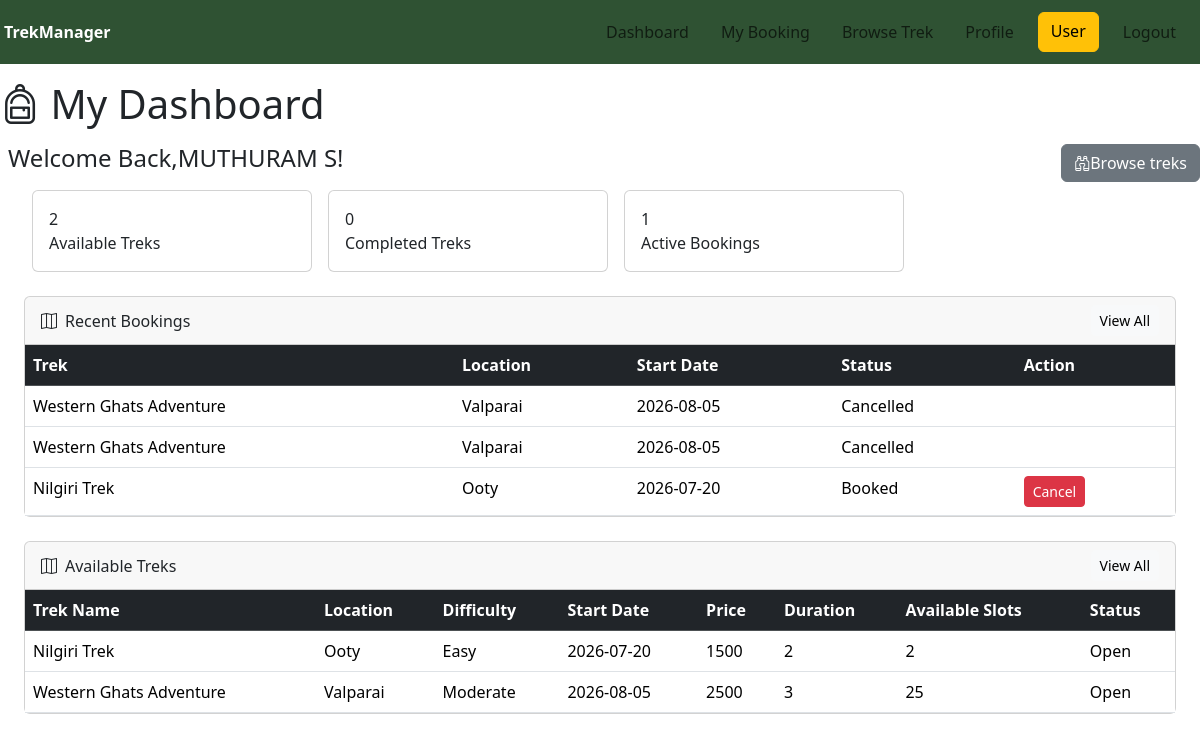
The page /user/dashboard (signed in) on the database its author committed.
### models.py (models this page shows)
class User(db.Model):
    Id=db.Column(db.Integer,primary_key=True)
    Username=db.Column(db.String(100),unique=False,nullable=False)
    Contact=db.Column(db.Integer)
    Email=db.Column(db.String(100),unique=True,nullable=False)
    Password=db.Column(db.String(100),unique=False,nullable=False)
    Role=db.Column(db.String(100),nullable=False)
    Status=db.Column(db.String(100),nullable=False)
    bookings=db.relationship('Book',backref='user')

class Book(db.Model):
    booking_id=db.Column(db.Integer,primary_key=True)
    User_Id=db.Column(db.Integer,db.ForeignKey('user.Id'),nullable=False)
    Trek_Id=db.Column(db.Integer,db.ForeignKey('trek.Trek_Id'),nullable=False)
    Booking_Date=db.Column(db.DateTime,nullable=False,default=dt.now)
    Status=db.Column(db.String(100),nullable=False)

class Trek(db.Model):
    Trek_Id=db.Column(db.Integer,primary_key=True,nullable=False)
    Trek_Name=db.Column(db.String(100),nullable=False)
    Location=db.Column(db.String(100),nullable=False)
    Duration=db.Column(db.Integer,nullable=False)
    Difficulty=db.Column(db.String(100),nullable=False)
    Price=db.Column(db.Integer,nullable=False)
    Total_Slots=db.Column(db.Integer,nullable=False)
    Staff_Id=db.Column(db.Integer,db.ForeignKey('user.Id'),nullable=True)
    Status=db.Column(db.String(100),nullable=False)
    Start_Date=db.Column(db.Date,nullable=False)
    End_Date=db.Column(db.Date,nullable=False)
    Description=db.Column(db.Text,nullable=True)
    bookings=db.relationship('Book',backref='trek')
    Available_Slots=db.Column(db.Integer,nullable=False)
    staff = db.relationship('User', foreign_keys=[Staff_Id])

### routes.py (the view)
@app.route('/user/dashboard')
def user_dashboard():
    if "user_id" not in session:
        flash("Please login first.", "danger")
        return redirect(url_for("login"))
    if session["role"] != "User":
        flash("Access denied.", "danger")
        return redirect(url_for("login"))
    user=User.query.get(session["user_id"])
    Available_trek = Trek.query.filter_by(Status='Open').limit(3).all()
    open_treks_count = Trek.query.filter_by(Status="Open").count()
    book=Book.query.filter_by(User_Id=session['user_id'],Status="Booked").count()
    complete_count=Book.query.filter_by(User_Id=session['user_id'],Status="Completed").count()
    my_bookings = Book.query.filter_by(User_Id=session['user_id']).order_by(Book.booking_id.desc()).all()
    return render_template("user_dashboard.html",current_user=user,book_count=open_treks_count,complete_count=complete_count,booking_count=book,my_bookings=my_bookings,treks=Available_trek)

### templates/user_dashboard.html (shortened to what this page needs)
<!DOCTYPE html>
<html>
    <head>
        <link href="https://cdn.jsdelivr.net/npm/bootstrap@5.3.7/dist/css/bootstrap.min.css" rel="stylesheet">
        <link rel="stylesheet" href="https://cdn.jsdelivr.net/npm/bootstrap-icons@1.11.3/font/bootstrap-icons.min.css">
    </head>
    <body>
        <div class="header 	">
        <div style="background-color:#2F5233;;padding-right:40px;" class="d-flex justify-content-between align-items-center p-1">
            <a class="navbar-brand fw-bold text-white" href="{{ url_for('user_dashboard') }}">TrekManager</a>
        <nav class="navbar navbar-expand-lg " >
        <div class="container-fluid">
            <ul class="navbar-nav flex-row gap-3 mx-auto">
                <li class="nav-item"><a class="nav-link " href="{{url_for('user_dashboard')}}">Dashboard</a></li>
                <li class="nav-item"><a class="nav-link" href="{{url_for('my_bookings')}}">My Booking</a></li>
                <li class="nav-item"><a class="nav-link " href="{{url_for('browse')}}">Browse Trek</a></li>
                <li class="nav-item"><a class="nav-link " href="{{url_for('profile')}}">Profile</a></li>
                <a class="btn btn-warning " >User</a>
                <li class="nav-item"><a class="nav-link" href="{{ url_for('logout') }}">Logout</a></li>
            </ul>
        </div></div>
        </div>
        <div>
        <h1 class="mt-3 mb-3"> <i class="bi bi-backpack"></i> My Dashboard</h1>
        <div class="d-flex">
        <h4 class="ms-2 d-flex">Welcome Back,{{current_user.Username}}!</h4>
        <a href="{{url_for('browse')}}" class="d-flex btn btn-secondary ms-auto mb-2" ><i class="bi bi-binoculars"></i>Browse treks</a>
        </div>
        </div>
<div class="row g-3 ms-4 mb-4">
    <div class="col-sm-6 col-lg-3">
        <div class="card stat-card p-3">
            <div class="stat-number">{{ book_count }}</div>
            <div class="stat-label">Available Treks</div>
        </div>
    </div>
    <div class="col-sm-6 col-lg-3">
        <div class="card stat-card p-3">
            <div class="stat-number">{{ complete_count }}</div>
            <div class="stat-label">Completed Treks</div>
        </div>
    </div>
    <div class="col-sm-6 col-lg-3">
        <div class="card stat-card p-3">
            <div class="stat-number">{{ booking_count }}</div>
            <div class="stat-label">Active Bookings</div>
        </div>
    </div>
</div>
    <div class="card  ms-4 me-4">
        <div class="card-header d-flex justify-content-between align-items-center">
            <span><i class="bi bi-map me-2"></i>Recent Bookings</span>
            <a href="{{url_for('my_bookings')}}" class="btn btn-light btn-sm">View All</a>
        </div>
        <table class="table table-hover mb-0">
            <thead class="table-dark">
                <tr>
                    <th>Trek</th>
                    <th>Location</th>
                    <th>Start Date</th>
                    <th>Status</th>
                    <th>Action</th>
                </tr>
            </thead>
            <tbody>
                {%for i in my_bookings[:3]%}
                <tr>
                <td>
                    {{i.trek.Trek_Name}}
                </td>
                <td>
                    {{i.trek.Location}}
                </td>
                <td>
                    {{i.trek.Start_Date}}
                </td>
                <td>
                    {{i.Status}}
                </td>
                <td>{% if i.Status == 'Booked' %}
                <a href="{{ url_for('cancel_booking', booking_id=i.booking_id) }}" class="btn btn-danger btn-sm" onclick="return confirm('Cancel this booking?')">Cancel</a>
                {% endif %}
                </td>
                </tr>
                {%else%}
                <tr>
                    <td colspan="5">
                        <p div class="text-center">No Treks Booked</p>
                    </td>
                </tr>
                {%endfor%}
            </tbody>
        </table>
    </div>
    <div class="card  ms-4 me-4 mt-4">
        <div class="card-header d-flex justify-content-between align-items-center">
            <span><i class="bi bi-map me-2"></i>Available Treks</span>
            <a href="{{url_for('browse')}}" class="btn btn-light btn-sm">View All</a>
        </div>
        <div class="table-responsive">
        <table class="table table-hover mb-0">
            <thead class="table-dark">
                <tr>
                    <th>Trek Name</th>
                    <th>Location</th>
                    <th>Difficulty</th>
                    <th>Start Date</th>
                    <th>Price</th>
                    <th>Duration</th>
                    <th>Available Slots</th>
                    <th>Status</th>
                </tr>
            </thead>
            <tbody>
                {%for i in treks%}
                <tr>
                <td>
                    {{i.Trek_Name}}
                </td>
                <td>
                    {{i.Location}}
                </td>
                <td>
                    {{i.Difficulty}}
                </td>
                <td>
                    {{i.Start_Date}}
                </td>
                <td>
                    {{i.Price}}
                </td>
               <td>
                    {{i.Duration}}
                </td>
                <td>
                    {{i.Available_Slots}}
                </td>
                <td>
                    {{i.Status}}
                </td>
                </tr>
                {%else%}
                <tr>
                    <td colspan="8">
                        <p div class="text-center">No Treks Available</p>
                    </td>
                </tr>
                {%endfor%}
            </tbody>
        </table>
        </div>
    </div>
    </body>
    </html>

### rows shown on the page
User: Username "MUTHURAM S"
Book: trek.Trek_Name "Western Ghats Adventure", trek.Location "Valparai", trek.Start_Date "2026-08-05", Status "Cancelled"
Book: trek.Trek_Name "Western Ghats Adventure", trek.Location "Valparai", trek.Start_Date "2026-08-05", Status "Cancelled"
Book: trek.Trek_Name "Nilgiri Trek", trek.Location "Ooty", trek.Start_Date "2026-07-20", Status "Booked"
Trek: Trek_Name "Nilgiri Trek", Location "Ooty", Difficulty "Easy", Start_Date "2026-07-20", Price "1500", Duration "2", Available_Slots "2", Status "Open"
Trek: Trek_Name "Western Ghats Adventure", Location "Valparai", Difficulty "Moderate", Start_Date "2026-08-05", Price "2500", Duration "3", Available_Slots "25", Status "Open"

### other values the page prints
{{ book_count }} "2"
{{ complete_count }} "0"
{{ booking_count }} "1"
